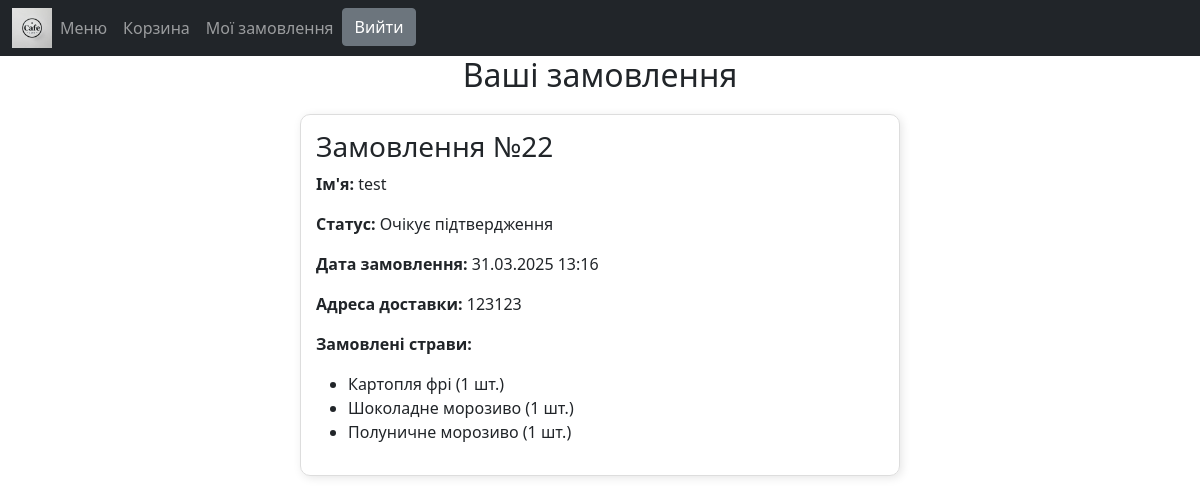
The app's page /orders/ (signed in) with its own data.
### cafeApp/models.py (models this page shows, shortened)
class Order(models.Model):
    STATUS_CHOICES = [
        ('pending', 'Очікує підтвердження'),
        ('processing', 'Обробляється'),
        ('delivered', 'Доставлено'),
        ('canceled', 'Скасовано'),
    ]
    user = models.ForeignKey(User, on_delete=models.CASCADE, related_name="orders", null=True, blank=True)
    carts = models.ManyToManyField('Cart', verbose_name="Страви у замовленні")
    full_name = models.CharField(max_length=255, verbose_name="Повне ім'я")
    address = models.TextField(verbose_name="Адреса")
    credit_card = models.CharField(max_length=16, verbose_name="Кредитна карта")  # Додаємо маску для безпеки
    status = models.CharField(max_length=20, choices=STATUS_CHOICES, default='pending', verbose_name="Статус")
    created_at = models.DateTimeField(auto_now_add=True)

class Cart(models.Model):
    user = models.ForeignKey(User, on_delete=models.CASCADE, related_name="carts", null=True, blank=True)
    session_key = models.CharField(max_length=40, null=True, blank=True)  # Додаємо сесію
    dish = models.ForeignKey(Dishes, on_delete=models.CASCADE, related_name="cart_items", null=True, blank=True)
    quantity = models.PositiveIntegerField(default=1)
    status = models.BooleanField(default=True)

class Dishes(models.Model):
    CATEGORY_CHOICES = [
        ('garnish', 'Гарніри'),
        ('dessert', 'Десерти'),
        ('drinks', 'Напої'),
    ]
    name = models.CharField(max_length=100, null=True)
    price = models.DecimalField(max_digits=6, decimal_places=2)
    image = models.ImageField(upload_to="dishes/", null=True)
    category = models.CharField(max_length=20, choices=CATEGORY_CHOICES, default='garnish')

### cafeApp/views.py (the view)
# urls.py: path('orders/', OrderListView.as_view(), name='order-list')
class OrderListView(LoginRequiredMixin, ListView):
    model = Order
    template_name = "orders_list.html"
    context_object_name = "orders"
    def get_queryset(self):
        return Order.objects.filter(user=self.request.user)

### templates/orders_list.html
{% extends "base.html" %}
{% block content %}
<h2 style="text-align: center; margin-bottom: 20px;">Ваші замовлення</h2>
{% if orders %}
    <div style="display: flex; flex-wrap: wrap; gap: 15px; justify-content: center;">
        {% for order in orders %}
        <div style="width: 80%; max-width: 600px; border: 1px solid #ddd; border-radius: 10px; padding: 15px; box-shadow: 2px 2px 10px rgba(0,0,0,0.1);">
            <h3>Замовлення №{{ order.id }}</h3>
            <p><strong>Ім'я:</strong> {{ order.full_name }}</p>
            <p><strong>Статус:</strong> {{ order.get_status_display }}</p>
            <p><strong>Дата замовлення:</strong> {{ order.created_at|date:"d.m.Y H:i" }}</p>
            <p><strong>Адреса доставки:</strong> {{ order.address }}</p>
            <p><strong>Замовлені страви:</strong></p>
            <ul>
                {% for cart_item in order.carts.all %}
                    <li>{{ cart_item.dish.name }} ({{ cart_item.quantity }} шт.)</li>
                {% endfor %}
            </ul>
        </div>
        {% endfor %}
    </div>
{% else %}
    <p style="text-align: center; font-size: 18px; color: #888;">Тут будуть з'являтись замовлення</p>
{% endif %}
{% endblock %}

### records on screen
Order: id "22", full_name "test", status "Очікує підтвердження", created_at "31.03.2025 13:16", address "123123"
Cart: dish.name "Картопля фрі", quantity "1"
Cart: dish.name "Шоколадне морозиво", quantity "1"
Cart: dish.name "Полуничне морозиво", quantity "1"
